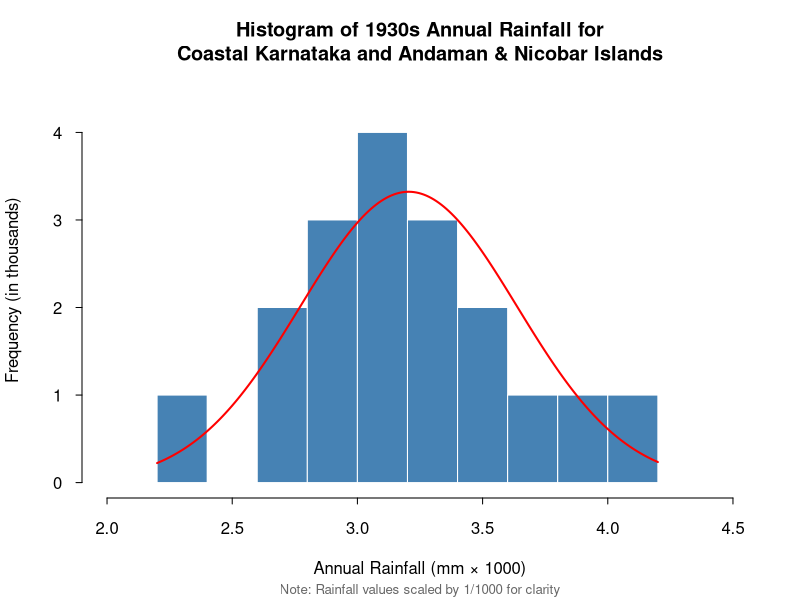
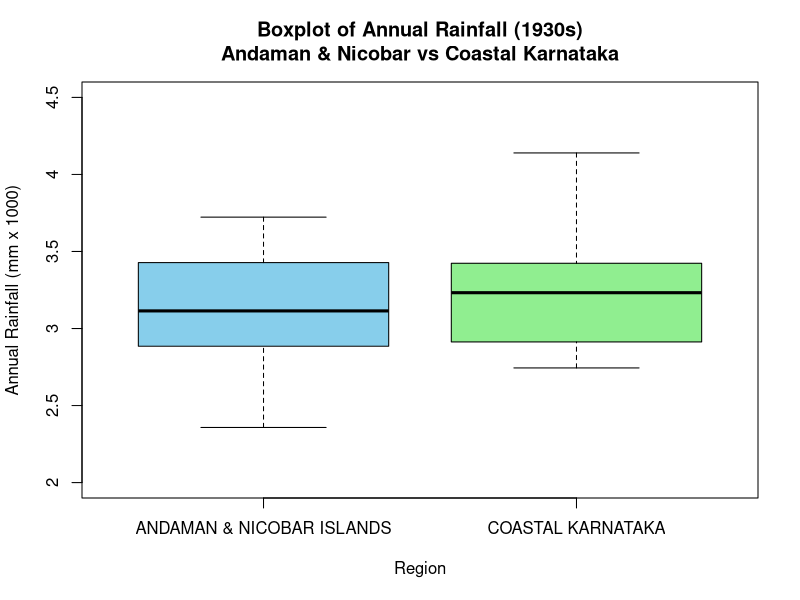

Generate these figures, in order, with R:
#Install and load library readr & tidyverse
library(readr)
library(tidyverse)

# Import the Dataset
rainfall_india <- read_csv("rainfall_india.csv")
View(rainfall_india)

print(colnames(rainfall_india))

# printing first 5 rows
print(head(rainfall_india, 5))

#Creating Decades using the years
rainfall_india$Decade <- (rainfall_india$YEAR %/% 10) * 10

#Removes NA values from dataset
rainfall_india <- na.omit(rainfall_india)

#Rename column from SUBDIVISION to REGION
colnames (rainfall_india)[1] <- "REGION"

#Calculate mean annual rainfall per region per decade
mean_annual_rainfall_per_region_per_decade <- rainfall_india %>% group_by(REGION, Decade) %>% summarize( MeanAnnualRainfall = mean(ANNUAL, na.rm = TRUE), .groups = "drop" )

#Sort table in descending order of mean annual rainfall
sorted_meanAnnualRainfall_table <- mean_annual_rainfall_per_region_per_decade %>%
  arrange(desc(MeanAnnualRainfall))

#View sorted table (to see decades in descending order of mean annual rainfall)
View(sorted_meanAnnualRainfall_table)

#Create a 1930s table (decade with the second highest mean annual rainfall)
decade_1930_table <- mean_annual_rainfall_per_region_per_decade %>%  filter(Decade == 1930)

sorted_decade_1930_table <- decade_1930_table %>% arrange(desc(MeanAnnualRainfall))

view(sorted_decade_1930_table) 

#Obtain the max and min annual rainfall regions for the 1930 decade
decade_1930_table$REGION[which.max(decade_1930_table$MeanAnnualRainfall)]

decade_1930_table$REGION[which.min(decade_1930_table$MeanAnnualRainfall)]

#Filter rainfall dataset to return data for the selected 2 regions (Coastal Karnataka and Andaman & Nicobar Islands) in 1930s
two_regions <- rainfall_india %>%
  filter(REGION %in% c("COASTAL KARNATAKA", "ANDAMAN & NICOBAR ISLANDS"), YEAR >= 1930,
         YEAR <= 1939)

#Extract the annual values for each group (For statistical testing)
coastal_karnataka <- two_regions %>% 
  filter(REGION == "COASTAL KARNATAKA") %>% 
  pull(ANNUAL)

andaman_nicobar_islands <- two_regions %>% 
  filter(REGION == "ANDAMAN & NICOBAR ISLANDS") %>% 
  pull(ANNUAL)

#Perform basic statistical analysis for both regions
ck <- coastal_karnataka
an <- andaman_nicobar_islands

summary(ck)
summary(an)

#Plot histogram of both regions (to determine type of test) & Scale the data by dividing by 1000
x <- two_regions$ANNUAL / 1000
h <- hist(x, breaks = 10, plot = FALSE)

hist(x,
     breaks = 10,
     freq = TRUE,
     xlab = "Annual Rainfall (mm × 1000)",
     ylab = "Frequency (in thousands)",  # More descriptive
     main = "Histogram of 1930s Annual Rainfall for\nCoastal Karnataka and Andaman & Nicobar Islands",
     col = "steelblue",
     border = "white",
     las = 1,
     xlim = c(2, 4.5),
     ylim = c(0, max(h$counts) * 1.1),
     axes = FALSE)

#Add normal curve overlay to histogram
xfit <- seq(min(h$breaks), max(h$breaks), length = 200)
yfit <- dnorm(xfit, mean = mean(x), sd = sd(x))
bin_width <- h$breaks[2] - h$breaks[1]
yfit <- yfit * length(x) * bin_width

lines(xfit, yfit, col = "red", lwd = 2)

# Custom x-axis with better spacing
axis(side = 1, 
     at = seq(2, 4.5, by = 0.5),
     tcl = -0.3)

# Custom y-axis
y_at <- seq(0, max(h$counts)*1.1, by = 1)
axis(side = 2, at = y_at, labels = y_at, las = 1, tcl = -0.3)

# Add a text annotation explaining the scaling
mtext("Note: Rainfall values scaled by 1/1000 for clarity", 
      side = 1, 
      line = 4, 
      cex = 0.8, 
      col = "gray40")

#Run independent t-test
t.test(ck, an, paired = FALSE)

# Boxplot f Annual Rainfall (1930s)\nAndaman & Nicobar vs Coastal Karnataka
boxplot(ANNUAL ~ REGION,
        data = two_regions,
        main = "Boxplot of Annual Rainfall (1930s)\nAndaman & Nicobar vs Coastal Karnataka",
        xlab = "Region",
        ylab = "Annual Rainfall (mm x 1000)",
        col = c("skyblue", "lightgreen"),
        ylim = c(2000, 4500),
        yaxt = "n")  

axis(side = 2,
     at = seq(2000, 4500, by = 500),
     labels = seq(2, 4.5, by = 0.5))

